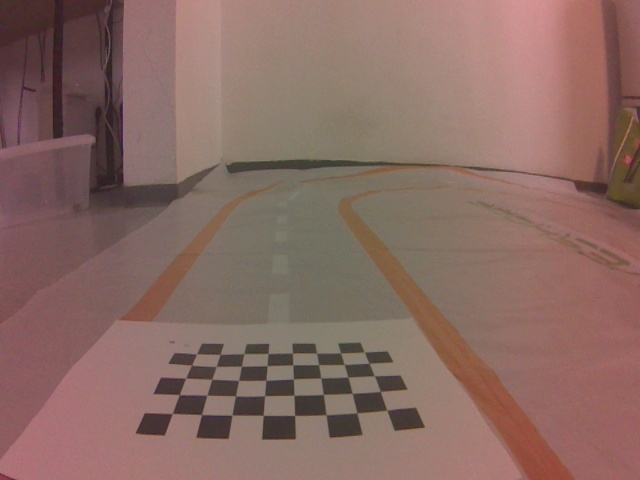
#> input picture my_car/pic0.jpg, 640 x 480 px
$ python image_wrapper.py
#> lines starting #> are read from the running program, lines starting #| are printed output that depends on the picture
### undistort.py
import cv2
import numpy as np

with open("my_car/camera_calibration.npz", "rb") as f:
#> (reads my_car/camera_calibration.npz from the repository)
    data = np.load(f)
    my_mtx = data['mtx']
    my_dist_coeffs = data['dist']

with np.load("nayans_car/camera_calibration.npz") as data:
#> (reads nayans_car/camera_calibration.npz from the repository)
#> further down, image is the input picture: shape (480, 640, 3); mean B, G, R 99.2, 106.5, 137.1
    nayan_mtx = data['mtx']
    nayan_dist_coeffs = data['dist']


def undistort_image(img: np.ndarray, car_name:str ="my_car") -> np.ndarray:
#> called with car_name = 'my_car'
    h, w = img.shape[:2]
#> h = 480; w = 640
    if car_name == "my_car":
        mtx = my_mtx
        dist_coeffs = my_dist_coeffs
    elif car_name == "nayan":
        mtx = nayan_mtx
        dist_coeffs = nayan_dist_coeffs
    else:
        raise ValueError(f"Unknown car name: {car_name}")
    newcameramtx, roi = cv2.getOptimalNewCameraMatrix(
        mtx, dist_coeffs, (w, h), 0, (w, h))
#> roi = (0, 0, 639, 479)

    undistorted_img = cv2.undistort(img, newcameramtx, dist_coeffs)
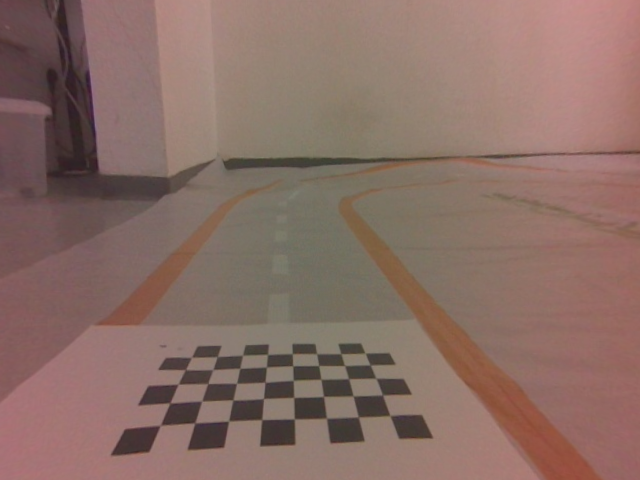
#> undistorted_img: shape (480, 640, 3); mean B, G, R 101.7, 110, 137.6
    x, y, w, h = roi
#> x = 0; y = 0; w = 639; h = 479
    dst = undistorted_img[y:y+h, x:x+w]
    return dst

### image_wrapper.py
import cv2
import numpy as np
from undistort import undistort_image
import yaml
from undistort import undistort_image


def pick_points_from_image(image, window_name: str = "Image") -> list:
    """
    Display an image and allow the user to pick points by clicking on it.
    Left click to select points, right click to finish selection.

    Args:
        image_path (str): Path to the image file.
        window_name (str): Name of the display window.

    Returns:
        list: List of (x, y) tuples representing the selected points.
    """
    points = []

    def mouse_callback(event, x, y, flags, param):
        if event == cv2.EVENT_LBUTTONDOWN:
            points.append((x, y))
            cv2.circle(image, (x, y), 2, (0, 255, 0), -1)
            cv2.imshow(window_name, image)

    cv2.imshow(window_name, image)
    cv2.setMouseCallback(window_name, mouse_callback)
    cv2.waitKey(0)

    # only took last 4 points, and algin the y axis for 2 pairs
    points = points[-4:]

    # draw lines between points
    if len(points) == 4:
        colors = [(255,0,0), (0,255,0), (0,0,255), (255,255,0)]
        for i in range(4):
            cv2.circle(image, points[i], 5, colors[i], -1)
            cv2.line(image, points[i], points[(i+1)%4], colors[i], 2)
        cv2.imshow(window_name, image)
        cv2.waitKey(0)
        cv2.destroyAllWindows()
    return points


def perspective_transform(image, src_points: list, dst_points: list, dst_image_size):
    """
    Apply perspective transformation to the image based on source and destination points.

    Args:
        image (cv2.Mat): Input image.
        src_points (list): List of 4 source points.
        dst_points (list): List of 4 destination points.

    Returns:
        cv2.Mat: Transformed image.
    """
    src_pts = np.array(src_points[:4], dtype=np.float32)
    dst_pts = np.array(dst_points[:4], dtype=np.float32)
    matrix = cv2.getPerspectiveTransform(src_pts, dst_pts)
    transformed_image = cv2.warpPerspective(
        image, matrix, dsize=dst_image_size)
    return matrix, transformed_image

def select_points(image_path: str):

    selected_points = pick_points_from_image(image_path)
    print("Selected points:", selected_points)

    # save points to a yaml file
    with open("selected_points.yaml", "w") as f:
        yaml.dump({"selected_points": selected_points}, f)


if __name__ == "__main__":
    car_name = "my_car"
    image_path = "my_car/pic0.jpg"

    image = cv2.imread(image_path)
    image = undistort_image(image, car_name=car_name)

    selected_points = pick_points_from_image(image)
#> selected_points = []

    # dst_image = (520,720)
    dst_image = (450, 200)
    pading = 0

    dst_points = [(pading, pading), (dst_image[0]-pading, pading),
                  (dst_image[0]-pading, dst_image[1]-pading), (pading, dst_image[1]-pading)]
    print("Destination points:", dst_points)
    trans_matrix, transformed_image = perspective_transform(
        image, selected_points, dst_points, dst_image_size=dst_image)
#> in perspective_transform, `src_pts = np.array(src_points[:4], dtype=np.float32)`: src_pts = empty array
#> (the run stopped early here; a loop or call above may not have finished)
